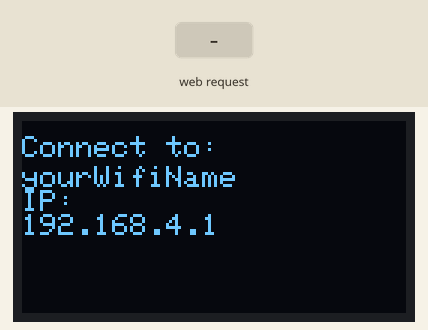
Simulated run of this sketch. Board: ESP32. Shown: 128×64 one-colour display. The inputs (shaded band) are chosen by the test bench. What the sketch prints to the serial monitor is not drawn.

Above: at 1.2 s.
1.3 s: HTTP request GET /display?msg=1 received
At 1.7 s:
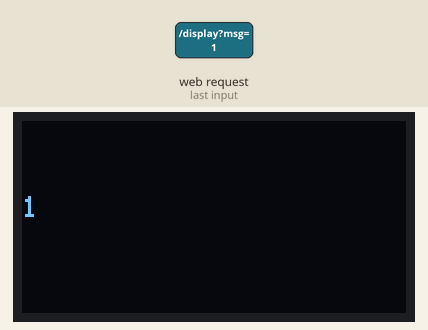
2.8 s: HTTP request GET /display?msg=0 received
At 4.0 s:
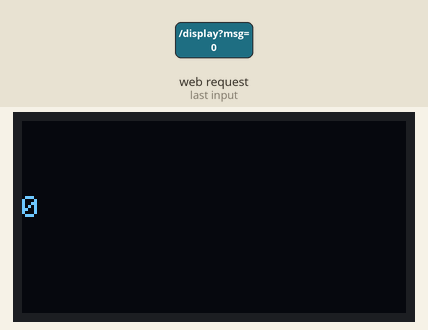
Timing chart, 0 to 5.8 s (numbered marks = the images above; inputs shaded):
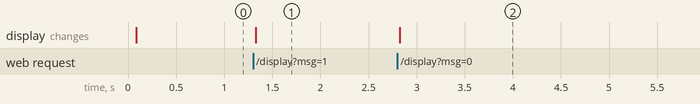

The sketch:

Project10-OLEDMessageWiFi.ino
```cpp
#include <WiFi.h>
#include <WebServer.h>
#include <Adafruit_GFX.h>
#include <Adafruit_SSD1306.h>
  #define SCREEN_WIDTH 128
  #define SCREEN_HEIGHT 64
  #define OLED_RESET -1

Adafruit_SSD1306 display(SCREEN_WIDTH, SCREEN_HEIGHT, &Wire, OLED_RESET);

// Wi-Fi credentials (Access Point mode)
const char* ssid = "yourWifiName";
const char* password = "yourPassword";

WebServer server(80);

// Current OLED message
String message = "Hello World!";

// Function to generate the HTML interface
void sendHtml() {
  String html = "<!DOCTYPE html><html><head><meta charset='UTF-8'>";
  html += "<title>ESP32 OLED Message</title>";
  html += "<style>body{font-family:Arial;text-align:center;margin-top:50px;}input,button{padding:10px;margin:5px;font-size:16px;}</style></head><body>";
  html += "<h2>Send a Message to the OLED</h2>";
  html += "<form action='/display' method='get'>";
  html += "<input type='text' name='msg' placeholder='Enter Message' style='width:60%;'>";
  html += "<input type='submit' value='Send'>";
  html += "</form>";
  html += "<p>Current Message Displayed: <b>" + message + "</b></p>";
  html += "</body></html>";
  server.send(200, "text/html", html);
}

// Function to update OLED display
void updateOLED() {
  if (server.hasArg("msg")) {
    message = server.arg("msg");
    Serial.print("New Message: ");
    Serial.println(message);

    display.clearDisplay();
    display.setTextSize(1);
    display.setTextColor(SSD1306_WHITE);
    display.setCursor(0, 25);
    display.println(message);
    display.display();
  }
  sendHtml();
}

void setup() {
  Serial.begin(115200);

  // Initialize OLED
  if (!display.begin(SSD1306_SWITCHCAPVCC, 0x3C)) {
    Serial.println("OLED initialization failed!");
    for (;;);
  }

  display.clearDisplay();
  display.setTextSize(1);
  display.setTextColor(SSD1306_WHITE);
  display.setCursor(0, 10);
  display.println("Starting WiFi AP...");
  display.display();

  // Start Access Point
  WiFi.softAP(ssid, password);
  IPAddress IP = WiFi.softAPIP();

  Serial.println("WiFi Access Point started!");
  Serial.print("SSID: ");
  Serial.println(ssid);
  Serial.print("Password: ");
  Serial.println(password);
  Serial.print("IP address: ");
  Serial.println(IP);

  // Display connection info on OLED
  display.clearDisplay();
  display.setCursor(0, 5);
  display.println("Connect to:");
  display.setTextSize(1);
  display.setCursor(0, 15);
  display.println(ssid);
  display.println("IP:");
  display.println(IP);
  display.display();

  // Route handlers
  server.on("/", sendHtml);
  server.on("/display", updateOLED);
  server.begin();
}

void loop() {
  server.handleClient();
}
```

Measured:
- after the input at 1.3 s, the display: changes at once (image 1)
- after the input at 2.8 s, the display: changes at once (image 2)
